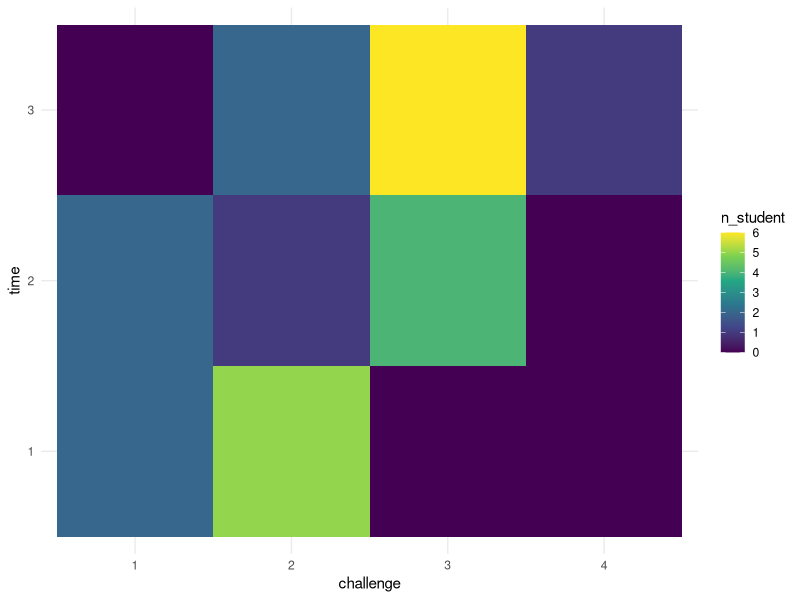

This figure's R source:
library(tidyverse)
heatmap_df <- tibble(challenge = c(3, 3, 1, 2, 4, 3, 2, 3, 2,
                                   3, 2, 3, 1, 3, 1, 2, 2, 3,
                                   2, 1, 3, 3, 2),
                     time = c(2, 3, 1, 3, 3, 3, 1, 2, 1,
                              3, 1, 3, 1, 3, 2, 3, 2, 3,
                              1, 2, 2, 2, 1)) |>
  mutate(challenge = as.factor(challenge),
         time = as.factor(time))

heatmap_sum <- heatmap_df |> 
  group_by(challenge, time, .drop = FALSE) |>
  summarise(n_student = n())

ggplot(heatmap_sum, aes(x = challenge, y = time,
                        fill = n_student)) +
  geom_tile() +
  scale_fill_viridis_c(direction = 1) +
  theme_minimal()

## https://r-graph-gallery.com/79-levelplot-with-ggplot2.html